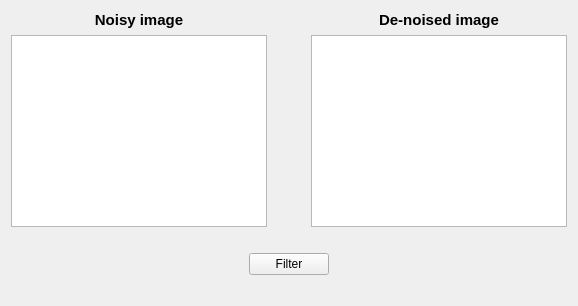
      <widget class="QWidget" name="noise">
       <attribute name="title">
        <string>Noise </string>
       </attribute>
       <layout class="QGridLayout" name="gridLayout_17">
        <item row="3" column="0">
         <spacer name="horizontalSpacer_23">
          <property name="orientation">
           <enum>Qt::Horizontal</enum>
          </property>
          <property name="sizeHint" stdset="0">
           <size>
            <width>40</width>
            <height>20</height>
           </size>
          </property>
         </spacer>
        </item>
        <item row="2" column="0">
         <layout class="QHBoxLayout" name="horizontalLayout_15">
          <item>
           <spacer name="horizontalSpacer_17">
            <property name="orientation">
             <enum>Qt::Horizontal</enum>
            </property>
            <property name="sizeHint" stdset="0">
             <size>
              <width>40</width>
              <height>20</height>
             </size>
            </property>
           </spacer>
          </item>
          <item>
           <widget class="QPushButton" name="Noisepushbutton">
            <property name="text">
             <string>Filter</string>
            </property>
           </widget>
          </item>
          <item>
           <spacer name="horizontalSpacer_22">
            <property name="orientation">
             <enum>Qt::Horizontal</enum>
            </property>
            <property name="sizeHint" stdset="0">
             <size>
              <width>40</width>
              <height>20</height>
             </size>
            </property>
           </spacer>
          </item>
         </layout>
        </item>
        <item row="0" column="0">
         <layout class="QHBoxLayout" name="horizontalLayout_11">
          <item>
           <layout class="QVBoxLayout" name="verticalLayout_21">
            <item>
             <widget class="QLabel" name="label_NearestNeighbor_6">
              <property name="font">
               <font>
                <pointsize>11</pointsize>
                <weight>75</weight>
                <bold>true</bold>
               </font>
              </property>
              <property name="text">
               <string>Noisy image</string>
              </property>
              <property name="alignment">
               <set>Qt::AlignCenter</set>
              </property>
             </widget>
            </item>
            <item>
             <widget class="QGraphicsView" name="NoisyImage"/>
            </item>
           </layout>
          </item>
          <item>
           <spacer name="verticalSpacer_6">
            <property name="orientation">
             <enum>Qt::Vertical</enum>
            </property>
            <property name="sizeHint" stdset="0">
             <size>
              <width>38</width>
              <height>58</height>
             </size>
            </property>
           </spacer>
          </item>
          <item>
           <layout class="QVBoxLayout" name="verticalLayout_22">
            <item>
             <widget class="QLabel" name="label_LinearInterpolation_6">
              <property name="font">
               <font>
                <pointsize>11</pointsize>
                <weight>75</weight>
                <bold>true</bold>
               </font>
              </property>
              <property name="text">
               <string>De-noised image</string>
              </property>
              <property name="alignment">
               <set>Qt::AlignCenter</set>
              </property>
             </widget>
            </item>
            <item>
             <widget class="QGraphicsView" name="DenoisedImage"/>
            </item>
           </layout>
          </item>
         </layout>
        </item>
        <item row="1" column="0">
         <spacer name="horizontalSpacer_24">
          <property name="orientation">
           <enum>Qt::Horizontal</enum>
          </property>
          <property name="sizeHint" stdset="0">
           <size>
            <width>40</width>
            <height>20</height>
           </size>
          </property>
         </spacer>
        </item>
       </layout>
       <widget class="QLabel" name="label_5">
        <property name="geometry">
         <rect>
          <x>50</x>
          <y>90</y>
          <width>256</width>
          <height>22</height>
         </rect>
        </property>
        <property name="font">
         <font>
          <pointsize>11</pointsize>
          <weight>75</weight>
          <bold>true</bold>
         </font>
        </property>
        <property name="text">
         <string/>
        </property>
        <property name="alignment">
         <set>Qt::AlignCenter</set>
        </property>
       </widget>
      </widget>
